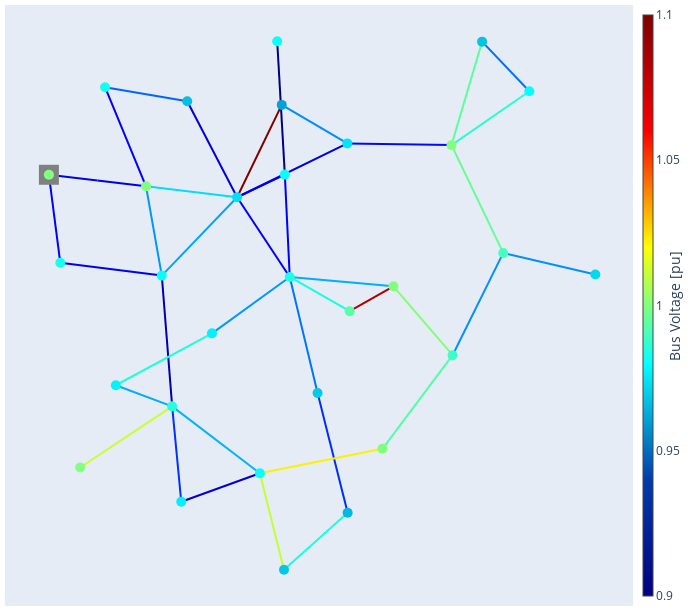

Write notebook code for a chart like this one.
### Code cell
30 net = pp.networks.case30()
pp.plotting.plotly.pf_res_plotly(net, auto_open=False)

### Figure 1 — Plotly figure (JSON) as saved in the notebook; plotly's stock layout.template omitted (floating-point values rounded to 4 significant figures)
{"data": [{"hoverinfo": "text", "legendgroup": "lines", "line": {"color": "rgb(0.0,0.0,232.04545454545453)", "dash": "solid", "width": 2}, "mode": "lines", "name": "lines", "showlegend": true, "text": "None<br />I = 9.246 %<br />I_from = 0.051 kA<br />I_to = 0.047 kA<br />", "x": [-1.727, -1.145, -0.562], "y": [-3.189, -3.252, -3.315], "type": "scatter"}, {"hoverinfo": "text", "legendgroup": "lines", "line": {"color": "rgb(0.0,0.0,255.0)", "dash": "solid", "width": 2}, "mode": "lines", "name": "lines", "showlegend": false, "text": "None<br />I = 12.488 %<br />I_from = 0.067 kA<br />I_to = 0.069 kA<br />", "x": [-1.727, -1.659, -1.591], "y": [-3.189, -3.667, -4.144], "type": "scatter"}, {"hoverinfo": "text", "legendgroup": "lines", "line": {"color": "rgb(0.0,148.5,255.0)", "dash": "solid", "width": 2}, "mode": "lines", "name": "lines", "showlegend": false, "text": "None<br />I = 27.045 %<br />I_from = 0.072 kA<br />I_to = 0.075 kA<br />", "x": [-0.562, -0.4674, -0.3727], "y": [-3.315, -3.799, -4.283], "type": "scatter"}, {"hoverinfo": "text", "legendgroup": "lines", "line": {"color": "rgb(0.0,0.0,245.68181818181816)", "dash": "solid", "width": 2}, "mode": "lines", "name": "lines", "showlegend": false, "text": "None<br />I = 10.403 %<br />I_from = 0.058 kA<br />I_to = 0.058 kA<br />", "x": [-1.591, -0.9817, -0.3727], "y": [-4.144, -4.214, -4.283], "type": "scatter"}, {"hoverinfo": "text", "legendgroup": "lines", "line": {"color": "rgb(0.0,0.0,255.0)", "dash": "solid", "width": 2}, "mode": "lines", "name": "lines", "showlegend": false, "text": "None<br />I = 11.707 %<br />I_from = 0.062 kA<br />I_to = 0.065 kA<br />", "x": [-0.562, -0.8079, -1.054], "y": [-3.315, -2.777, -2.239], "type": "scatter"}, {"hoverinfo": "text", "legendgroup": "lines", "line": {"color": "rgb(0.0,220.5,254.03225806451613)", "dash": "solid", "width": 2}, "mode": "lines", "name": "lines", "showlegend": false, "text": "None<br />I = 34.334 %<br />I_from = 0.092 kA<br />I_to = 0.095 kA<br />", "x": [-0.562, -0.01555, 0.5309], "y": [-3.315, -3.374, -3.433], "type": "scatter"}, {"hoverinfo": "text", "legendgroup": "lines", "line": {"color": "rgb(0.0,164.5,255.0)", "dash": "solid", "width": 2}, "mode": "lines", "name": "lines", "showlegend": false, "text": "None<br />I = 28.586 %<br />I_from = 0.11 kA<br />I_to = 0.11 kA<br />", "x": [-0.3727, 0.07911, 0.5309], "y": [-4.283, -3.858, -3.433], "type": "scatter"}, {"hoverinfo": "text", "legendgroup": "lines", "line": {"color": "rgb(0.0,100.49999999999997,255.0)", "dash": "solid", "width": 2}, "mode": "lines", "name": "lines", "showlegend": false, "text": "None<br />I = 22.454 %<br />I_from = 0.065 kA<br />I_to = 0.067 kA<br />", "x": [-1.054, -0.5606, -0.06738], "y": [-2.239, -2.316, -2.392], "type": "scatter"}, {"hoverinfo": "text", "legendgroup": "lines", "line": {"color": "rgb(0.0,0.0,218.4090909090909)", "dash": "solid", "width": 2}, "mode": "lines", "name": "lines", "showlegend": false, "text": "None<br />I = 8.013 %<br />I_from = 0.043 kA<br />I_to = 0.045 kA<br />", "x": [0.5309, 0.2318, -0.06738], "y": [-3.433, -2.913, -2.392], "type": "scatter"}, {"hoverinfo": "text", "legendgroup": "lines", "line": {"color": "rgb(127.5,0.0,0.0)", "dash": "solid", "width": 2}, "mode": "lines", "name": "lines", "showlegend": false, "text": "None<br />I = 111.831 %<br />I_from = 0.153 kA<br />I_to = 0.153 kA<br />", "x": [0.5309, 0.7989, 1.067], "y": [-3.433, -2.932, -2.431], "type": "scatter"}, {"hoverinfo": "text", "legendgroup": "lines", "line": {"color": "rgb(0.0,0.0,250.22727272727272)", "dash": "solid", "width": 2}, "mode": "lines", "name": "lines", "showlegend": false, "text": "None<br />I = 10.578 %<br />I_from = 0.029 kA<br />I_to = 0.029 kA<br />", "x": [0.5309, 0.8173, 1.104], "y": [-3.433, -3.31, -3.188], "type": "scatter"}, {"hoverinfo": "text", "legendgroup": "lines", "line": {"color": "rgb(0.0,0.0,255.0)", "dash": "solid", "width": 2}, "mode": "lines", "name": "lines", "showlegend": false, "text": "None<br />I = 12.278 %<br />I_from = 0.017 kA<br />I_to = 0.017 kA<br />", "x": [0.5309, 0.8468, 1.163], "y": [-3.433, -3.866, -4.298], "type": "scatter"}, {"hoverinfo": "text", "legendgroup": "lines", "line": {"color": "rgb(0.0,0.0,127.5)", "dash": "solid", "width": 2}, "mode": "lines", "name": "lines", "showlegend": false, "text": "None<br />I = 0.0 %<br />I_from = 0.0 kA<br />I_to = 0.0 kA<br />", "x": [1.104, 1.058, 1.012], "y": [-3.188, -2.465, -1.741], "type": "scatter"}, {"hoverinfo": "text", "legendgroup": "lines", "line": {"color": "rgb(0.0,0.0,250.22727272727272)", "dash": "solid", "width": 2}, "mode": "lines", "name": "lines", "showlegend": false, "text": "None<br />I = 10.578 %<br />I_from = 0.029 kA<br />I_to = 0.029 kA<br />", "x": [1.104, 1.133, 1.163], "y": [-3.188, -3.743, -4.298], "type": "scatter"}, {"hoverinfo": "text", "legendgroup": "lines", "line": {"color": "rgb(0.0,0.0,172.95454545454544)", "dash": "solid", "width": 2}, "mode": "lines", "name": "lines", "showlegend": false, "text": "None<br />I = 4.119 %<br />I_from = 0.011 kA<br />I_to = 0.011 kA<br />", "x": [-0.3727, -0.3105, -0.2484], "y": [-4.283, -4.992, -5.701], "type": "scatter"}, {"hoverinfo": "text", "legendgroup": "lines", "line": {"color": "rgb(202.41935483870967,255.0,44.35483870967742)", "dash": "solid", "width": 2}, "mode": "lines", "name": "lines", "showlegend": false, "text": "None<br />I = 59.542 %<br />I_from = 0.166 kA<br />I_to = 0.166 kA<br />", "x": [-0.2484, -0.7999, -1.352], "y": [-5.701, -6.033, -6.365], "type": "scatter"}, {"hoverinfo": "text", "legendgroup": "lines", "line": {"color": "rgb(0.0,48.5,255.0)", "dash": "solid", "width": 2}, "mode": "lines", "name": "lines", "showlegend": false, "text": "None<br />I = 17.311 %<br />I_from = 0.024 kA<br />I_to = 0.024 kA<br />", "x": [-0.2484, -0.1938, -0.1393], "y": [-5.701, -6.218, -6.736], "type": "scatter"}, {"hoverinfo": "text", "legendgroup": "lines", "line": {"color": "rgb(0.0,180.5,255.0)", "dash": "solid", "width": 2}, "mode": "lines", "name": "lines", "showlegend": false, "text": "None<br />I = 30.241 %<br />I_from = 0.041 kA<br />I_to = 0.041 kA<br />", "x": [-0.2484, 0.2779, 0.8042], "y": [-5.701, -6.064, -6.426], "type": "scatter"}, {"hoverinfo": "text", "legendgroup": "lines", "line": {"color": "rgb(0.0,172.5,255.0)", "dash": "solid", "width": 2}, "mode": "lines", "name": "lines", "showlegend": false, "text": "None<br />I = 29.377 %<br />I_from = 0.04 kA<br />I_to = 0.04 kA<br />", "x": [-0.2484, -0.5863, -0.9243], "y": [-5.701, -5.587, -5.472], "type": "scatter"}, {"hoverinfo": "text", "legendgroup": "lines", "line": {"color": "rgb(0.0,0.0,213.86363636363635)", "dash": "solid", "width": 2}, "mode": "lines", "name": "lines", "showlegend": false, "text": "None<br />I = 7.468 %<br />I_from = 0.005 kA<br />I_to = 0.005 kA<br />", "x": [-0.1393, 0.3325, 0.8042], "y": [-6.736, -6.581, -6.426], "type": "scatter"}, {"hoverinfo": "text", "legendgroup": "lines", "line": {"color": "rgb(31.4516129032258,255.0,215.3225806451613)", "dash": "solid", "width": 2}, "mode": "lines", "name": "lines", "showlegend": false, "text": "None<br />I = 38.699 %<br />I_from = 0.026 kA<br />I_to = 0.026 kA<br />", "x": [-0.9243, -0.3474, 0.2296], "y": [-5.472, -5.191, -4.909], "type": "scatter"}, {"hoverinfo": "text", "legendgroup": "lines", "line": {"color": "rgb(195.96774193548384,255.0,50.80645161290322)", "dash": "solid", "width": 2}, "mode": "lines", "name": "lines", "showlegend": false, "text": "None<br />I = 58.634 %<br />I_from = 0.04 kA<br />I_to = 0.04 kA<br />", "x": [0.8042, 0.9489, 1.094], "y": [-6.426, -6.95, -7.473], "type": "scatter"}, {"hoverinfo": "text", "legendgroup": "lines", "line": {"color": "rgb(24.999999999999996,255.0,221.7741935483871)", "dash": "solid", "width": 2}, "mode": "lines", "name": "lines", "showlegend": false, "text": "None<br />I = 37.93 %<br />I_from = 0.026 kA<br />I_to = 0.026 kA<br />", "x": [1.094, 1.476, 1.857], "y": [-7.473, -7.164, -6.856], "type": "scatter"}, {"hoverinfo": "text", "legendgroup": "lines", "line": {"color": "rgb(0.0,44.5,255.0)", "dash": "solid", "width": 2}, "mode": "lines", "name": "lines", "showlegend": false, "text": "None<br />I = 17.025 %<br />I_from = 0.023 kA<br />I_to = 0.023 kA<br />", "x": [1.857, 1.677, 1.497], "y": [-6.856, -6.206, -5.557], "type": "scatter"}, {"hoverinfo": "text", "legendgroup": "lines", "line": {"color": "rgb(0.0,116.49999999999997,255.0)", "dash": "solid", "width": 2}, "mode": "lines", "name": "lines", "showlegend": false, "text": "None<br />I = 23.837 %<br />I_from = 0.033 kA<br />I_to = 0.033 kA<br />", "x": [1.163, 1.33, 1.497], "y": [-4.298, -4.927, -5.557], "type": "scatter"}, {"hoverinfo": "text", "legendgroup": "lines", "line": {"color": "rgb(0.0,152.5,255.0)", "dash": "solid", "width": 2}, "mode": "lines", "name": "lines", "showlegend": false, "text": "None<br />I = 27.595 %<br />I_from = 0.038 kA<br />I_to = 0.038 kA<br />", "x": [1.163, 0.6961, 0.2296], "y": [-4.298, -4.604, -4.909], "type": "scatter"}, {"hoverinfo": "text", "legendgroup": "lines", "line": {"color": "rgb(21.774193548387093,255.0,225.0)", "dash": "solid", "width": 2}, "mode": "lines", "name": "lines", "showlegend": false, "text": "None<br />I = 37.71 %<br />I_from = 0.052 kA<br />I_to = 0.052 kA<br />", "x": [1.163, 1.522, 1.882], "y": [-4.298, -4.483, -4.669], "type": "scatter"}, {"hoverinfo": "text", "legendgroup": "lines", "line": {"color": "rgb(0.0,172.5,255.0)", "dash": "solid", "width": 2}, "mode": "lines", "name": "lines", "showlegend": false, "text": "None<br />I = 29.449 %<br />I_from = 0.04 kA<br />I_to = 0.04 kA<br />", "x": [1.163, 1.785, 2.407], "y": [-4.298, -4.349, -4.399], "type": "scatter"}, {"hoverinfo": "text", "legendgroup": "lines", "line": {"color": "rgb(177.50000000000017,0.0,0.0)", "dash": "solid", "width": 2}, "mode": "lines", "name": "lines", "showlegend": false, "text": "None<br />I = 95.351 %<br />I_from = 0.13 kA<br />I_to = 0.13 kA<br />", "x": [1.882, 2.144, 2.407], "y": [-4.669, -4.534, -4.399], "type": "scatter"}, {"hoverinfo": "text", "legendgroup": "lines", "line": {"color": "rgb(250.8064516129032,240.92592592592598,0.0)", "dash": "solid", "width": 2}, "mode": "lines", "name": "lines", "showlegend": false, "text": "None<br />I = 65.36 %<br />I_from = 0.045 kA<br />I_to = 0.045 kA<br />", "x": [0.8042, 1.54, 2.275], "y": [-6.426, -6.294, -6.162], "type": "scatter"}, {"hoverinfo": "text", "legendgroup": "lines", "line": {"color": "rgb(128.2258064516129,255.0,118.5483870967742)", "dash": "solid", "width": 2}, "mode": "lines", "name": "lines", "showlegend": false, "text": "None<br />I = 50.475 %<br />I_from = 0.035 kA<br />I_to = 0.035 kA<br />", "x": [2.407, 2.762, 3.117], "y": [-4.399, -4.773, -5.147], "type": "scatter"}, {"hoverinfo": "text", "legendgroup": "lines", "line": {"color": "rgb(79.8387096774193,255.0,166.93548387096777)", "dash": "solid", "width": 2}, "mode": "lines", "name": "lines", "showlegend": false, "text": "None<br />I = 44.627 %<br />I_from = 0.031 kA<br />I_to = 0.031 kA<br />", "x": [2.275, 2.696, 3.117], "y": [-6.162, -5.654, -5.147], "type": "scatter"}, {"hoverinfo": "text", "legendgroup": "lines", "line": {"color": "rgb(0.0,144.5,255.0)", "dash": "solid", "width": 2}, "mode": "lines", "name": "lines", "showlegend": false, "text": "None<br />I = 26.82 %<br />I_from = 0.018 kA<br />I_to = 0.018 kA<br />", "x": [3.117, 3.421, 3.725], "y": [-5.147, -4.592, -4.037], "type": "scatter"}, {"hoverinfo": "text", "legendgroup": "lines", "line": {"color": "rgb(0.0,144.5,255.0)", "dash": "solid", "width": 2}, "mode": "lines", "name": "lines", "showlegend": false, "text": "None<br />I = 26.924 %<br />I_from = 0.018 kA<br />I_to = 0.018 kA<br />", "x": [3.725, 4.277, 4.83], "y": [-4.037, -4.154, -4.27], "type": "scatter"}, {"hoverinfo": "text", "legendgroup": "lines", "line": {"color": "rgb(99.19354838709675,255.0,147.58064516129033)", "dash": "solid", "width": 2}, "mode": "lines", "name": "lines", "showlegend": false, "text": "None<br />I = 47.135 %<br />I_from = 0.032 kA<br />I_to = 0.032 kA<br />", "x": [3.725, 3.414, 3.104], "y": [-4.037, -3.452, -2.867], "type": "scatter"}, {"hoverinfo": "text", "legendgroup": "lines", "line": {"color": "rgb(0.0,8.5,255.0)", "dash": "solid", "width": 2}, "mode": "lines", "name": "lines", "showlegend": false, "text": "None<br />I = 13.614 %<br />I_from = 0.038 kA<br />I_to = 0.038 kA<br />", "x": [1.853, 2.479, 3.104], "y": [-2.849, -2.858, -2.867], "type": "scatter"}, {"hoverinfo": "text", "legendgroup": "lines", "line": {"color": "rgb(41.129032258064505,255.0,205.6451612903226)", "dash": "solid", "width": 2}, "mode": "lines", "name": "lines", "showlegend": false, "text": "None<br />I = 39.996 %<br />I_from = 0.027 kA<br />I_to = 0.027 kA<br />", "x": [3.104, 3.571, 4.038], "y": [-2.867, -2.575, -2.284], "type": "scatter"}, {"hoverinfo": "text", "legendgroup": "lines", "line": {"color": "rgb(89.51612903225806,255.0,157.25806451612902)", "dash": "solid", "width": 2}, "mode": "lines", "name": "lines", "showlegend": false, "text": "None<br />I = 45.729 %<br />I_from = 0.031 kA<br />I_to = 0.031 kA<br />", "x": [3.104, 3.287, 3.471], "y": [-2.867, -2.306, -1.745], "type": "scatter"}, {"hoverinfo": "text", "legendgroup": "lines", "line": {"color": "rgb(0.0,112.5,255.0)", "dash": "solid", "width": 2}, "mode": "lines", "name": "lines", "showlegend": false, "text": "None<br />I = 23.825 %<br />I_from = 0.016 kA<br />I_to = 0.016 kA<br />", "x": [4.038, 3.754, 3.471], "y": [-2.284, -2.014, -1.745], "type": "scatter"}, {"hoverinfo": "text", "legendgroup": "lines", "line": {"color": "rgb(0.0,140.5,255.0)", "dash": "solid", "width": 2}, "mode": "lines", "name": "lines", "showlegend": false, "text": "None<br />I = 26.261 %<br />I_from = 0.036 kA<br />I_to = 0.03 kA<br />", "x": [1.067, 1.46, 1.853], "y": [-2.431, -2.64, -2.849], "type": "scatter"}, {"hoverinfo": "text", "legendgroup": "lines", "line": {"color": "rgb(0.0,0.0,232.04545454545453)", "dash": "solid", "width": 2}, "mode": "lines", "name": "lines", "showlegend": false, "text": "None<br />I = 9.015 %<br />I_from = 0.012 kA<br />I_to = 0.008 kA<br />", "x": [0.5309, 1.192, 1.853], "y": [-3.433, -3.141, -2.849], "type": "scatter"}, {"hoverinfo": "text", "legendgroup": "lines", "marker": {"color": "rgb(128, 128, 128)", "size": 1, "symbol": "circle"}, "mode": "markers", "name": "edge_center", "showlegend": false, "text": ["None<br />I = 9.246 %<br />I_from = 0.051 kA<br />I_to = 0.047 kA<br />", "None<br />I = 12.488 %<br />I_from = 0.067 kA<br />I_to = 0.069 kA<br />", "None<br />I = 27.045 %<br />I_from = 0.072 kA<br />I_to = 0.075 kA<br />", "None<br />I = 10.403 %<br />I_from = 0.058 kA<br />I_to = 0.058 kA<br />", "None<br />I = 11.707 %<br />I_from = 0.062 kA<br />I_to = 0.065 kA<br />", "None<br />I = 34.334 %<br />I_from = 0.092 kA<br />I_to = 0.095 kA<br />", "None<br />I = 28.586 %<br />I_from = 0.11 kA<br />I_to = 0.11 kA<br />", "None<br />I = 22.454 %<br />I_from = 0.065 kA<br />I_to = 0.067 kA<br />", "None<br />I = 8.013 %<br />I_from = 0.043 kA<br />I_to = 0.045 kA<br />", "None<br />I = 111.831 %<br />I_from = 0.153 kA<br />I_to = 0.153 kA<br />", "None<br />I = 10.578 %<br />I_from = 0.029 kA<br />I_to = 0.029 kA<br />", "None<br />I = 12.278 %<br />I_from = 0.017 kA<br />I_to = 0.017 kA<br />", "None<br />I = 0.0 %<br />I_from = 0.0 kA<br />I_to = 0.0 kA<br />", "None<br />I = 10.578 %<br />I_from = 0.029 kA<br />I_to = 0.029 kA<br />", "None<br />I = 4.119 %<br />I_from = 0.011 kA<br />I_to = 0.011 kA<br />", "None<br />I = 59.542 %<br />I_from = 0.166 kA<br />I_to = 0.166 kA<br />", "None<br />I = 17.311 %<br />I_from = 0.024 kA<br />I_to = 0.024 kA<br />", "None<br />I = 30.241 %<br />I_from = 0.041 kA<br />I_to = 0.041 kA<br />", "None<br />I = 29.377 %<br />I_from = 0.04 kA<br />I_to = 0.04 kA<br />", "None<br />I = 7.468 %<br />I_from = 0.005 kA<br />I_to = 0.005 kA<br />", "None<br />I = 38.699 %<br />I_from = 0.026 kA<br />I_to = 0.026 kA<br />", "None<br />I = 58.634 %<br />I_from = 0.04 kA<br />I_to = 0.04 kA<br />", "None<br />I = 37.93 %<br />I_from = 0.026 kA<br />I_to = 0.026 kA<br />", "None<br />I = 17.025 %<br />I_from = 0.023 kA<br />I_to = 0.023 kA<br />", "None<br />I = 23.837 %<br />I_from = 0.033 kA<br />I_to = 0.033 kA<br />", "None<br />I = 27.595 %<br />I_from = 0.038 kA<br />I_to = 0.038 kA<br />", "None<br />I = 37.71 %<br />I_from = 0.052 kA<br />I_to = 0.052 kA<br />", "None<br />I = 29.449 %<br />I_from = 0.04 kA<br />I_to = 0.04 kA<br />", "None<br />I = 95.351 %<br />I_from = 0.13 kA<br />I_to = 0.13 kA<br />", "None<br />I = 65.36 %<br />I_from = 0.045 kA<br />I_to = 0.045 kA<br />", "None<br />I = 50.475 %<br />I_from = 0.035 kA<br />I_to = 0.035 kA<br />", "None<br />I = 44.627 %<br />I_from = 0.031 kA<br />I_to = 0.031 kA<br />", "None<br />I = 26.82 %<br />I_from = 0.018 kA<br />I_to = 0.018 kA<br />", "None<br />I = 26.924 %<br />I_from = 0.018 kA<br />I_to = 0.018 kA<br />", "None<br />I = 47.135 %<br />I_from = 0.032 kA<br />I_to = 0.032 kA<br />", "None<br />I = 13.614 %<br />I_from = 0.038 kA<br />I_to = 0.038 kA<br />", "None<br />I = 39.996 %<br />I_from = 0.027 kA<br />I_to = 0.027 kA<br />", "None<br />I = 45.729 %<br />I_from = 0.031 kA<br />I_to = 0.031 kA<br />", "None<br />I = 23.825 %<br />I_from = 0.016 kA<br />I_to = 0.016 kA<br />", "None<br />I = 26.261 %<br />I_from = 0.036 kA<br />I_to = 0.03 kA<br />", "None<br />I = 9.015 %<br />I_from = 0.012 kA<br />I_to = 0.008 kA<br />"], "x": [-1.145], "y": [-3.252], "type": "scatter"}, {"hoverinfo": "text", "marker": {"color": "rgb(128, 128, 128)", "size": 20, "symbol": "square"}, "mode": "markers", "name": "external_grid", "text": [1], "x": [-1.727], "y": [-3.189], "type": "scatter"}, {"hoverinfo": "text", "marker": {"cmax": 1.1, "cmin": 0.9, "color": [1.0, 1.0, 0.9831, 0.9801, 0.9824, 0.9732, 0.9674, 0.9606, 0.9805, 0.9844, 0.9805, 0.9855, 1.0, 0.9767, 0.9802, 0.9774, 0.9769, 0.9684, 0.9653, 0.9692, 0.9934, 1.0, 1.0, 0.9886, 0.9902, 0.9722, 1.0, 0.9747, 0.9796, 0.9679], "colorbar": {"thickness": 10, "title": {"side": "right", "text": "Bus Voltage [pu]"}, "x": 1.0}, "colorscale": [[0.0, "rgb(0,0,131)"], [0.2, "rgb(0,60,170)"], [0.4, "rgb(5,255,255)"], [0.6, "rgb(255,255,0)"], [0.8, "rgb(250,0,0)"], [1.0, "rgb(128,0,0)"]], "size": 10, "symbol": "circle"}, "mode": "markers", "name": "buses", "text": ["1<br />V_m = 1.0 pu<br />V_m = 135.0 kV<br />V_a = 0.0 deg", "2<br />V_m = 1.0 pu<br />V_m = 135.0 kV<br />V_a = -0.415 deg", "3<br />V_m = 0.983 pu<br />V_m = 132.724 kV<br />V_a = -1.522 deg", "4<br />V_m = 0.98 pu<br />V_m = 132.313 kV<br />V_a = -1.795 deg", "5<br />V_m = 0.982 pu<br />V_m = 132.625 kV<br />V_a = -1.864 deg", "6<br />V_m = 0.973 pu<br />V_m = 131.38 kV<br />V_a = -2.267 deg", "7<br />V_m = 0.967 pu<br />V_m = 130.593 kV<br />V_a = -2.652 deg", "8<br />V_m = 0.961 pu<br />V_m = 129.684 kV<br />V_a = -2.726 deg", "9<br />V_m = 0.981 pu<br />V_m = 132.368 kV<br />V_a = -2.997 deg", "10<br />V_m = 0.984 pu<br />V_m = 132.895 kV<br />V_a = -3.375 deg", "11<br />V_m = 0.981 pu<br />V_m = 132.368 kV<br />V_a = -2.997 deg", "12<br />V_m = 0.985 pu<br />V_m = 133.038 kV<br />V_a = -1.537 deg", "13<br />V_m = 1.0 pu<br />V_m = 135.0 kV<br />V_a = 1.476 deg", "14<br />V_m = 0.977 pu<br />V_m = 131.851 kV<br />V_a = -2.308 deg", "15<br />V_m = 0.98 pu<br />V_m = 132.331 kV<br />V_a = -2.312 deg", "16<br />V_m = 0.977 pu<br />V_m = 131.948 kV<br />V_a = -2.644 deg", "17<br />V_m = 0.977 pu<br />V_m = 131.877 kV<br />V_a = -3.392 deg", "18<br />V_m = 0.968 pu<br />V_m = 130.739 kV<br />V_a = -3.478 deg", "19<br />V_m = 0.965 pu<br />V_m = 130.314 kV<br />V_a = -3.958 deg", "20<br />V_m = 0.969 pu<br />V_m = 130.837 kV<br />V_a = -3.871 deg", "21<br />V_m = 0.993 pu<br />V_m = 134.107 kV<br />V_a = -3.488 deg", "22<br />V_m = 1.0 pu<br />V_m = 135.0 kV<br />V_a = -3.393 deg", "23<br />V_m = 1.0 pu<br />V_m = 135.0 kV<br />V_a = -1.589 deg", "24<br />V_m = 0.989 pu<br />V_m = 133.456 kV<br />V_a = -2.631 deg", "25<br />V_m = 0.99 pu<br />V_m = 133.679 kV<br />V_a = -1.69 deg", "26<br />V_m = 0.972 pu<br />V_m = 131.246 kV<br />V_a = -2.139 deg", "27<br />V_m = 1.0 pu<br />V_m = 135.0 kV<br />V_a = -0.828 deg", "28<br />V_m = 0.975 pu<br />V_m = 131.587 kV<br />V_a = -2.266 deg", "29<br />V_m = 0.98 pu<br />V_m = 132.246 kV<br />V_a = -2.128 deg", "30<br />V_m = 0.968 pu<br />V_m = 130.664 kV<br />V_a = -3.042 deg"], "x": [-1.727, -0.562, -1.591, -0.3727, -1.054, 0.5309, -0.06738, 1.067, 1.104, 1.163, 1.012, -0.2484, -1.352, -0.1393, 0.8042, -0.9243, 0.2296, 1.094, 1.857, 1.497, 1.882, 2.407, 2.275, 3.117, 3.725, 4.83, 3.104, 1.853, 4.038, 3.471], "y": [-3.189, -3.315, -4.144, -4.283, -2.239, -3.433, -2.392, -2.431, -3.188, -4.298, -1.741, -5.701, -6.365, -6.736, -6.426, -5.472, -4.909, -7.473, -6.856, -5.557, -4.669, -4.399, -6.162, -5.147, -4.037, -4.27, -2.867, -2.849, -2.284, -1.745], "type": "scatter"}], "layout": {"autosize": true, "hovermode": "closest", "legend": {"itemsizing": "constant"}, "margin": {"b": 5, "l": 5, "r": 5, "t": 5}, "showlegend": false, "title": {"font": {"size": 16}}, "xaxis": {"showgrid": false, "showticklabels": false, "zeroline": false}, "yaxis": {"showgrid": false, "showticklabels": false, "zeroline": false}, "width": 700.0, "height": 611.9}}
